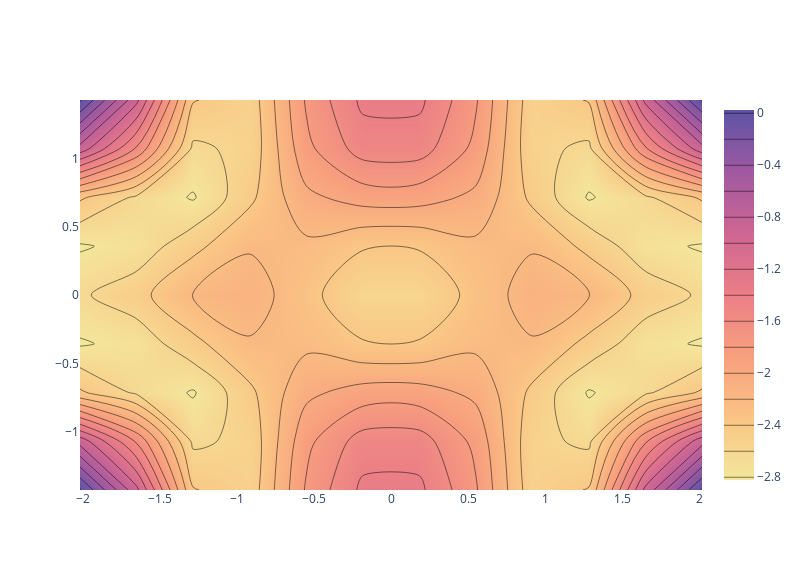

This figure's notebook cell:
### Code cell
fig = go.Figure(data = go.Contour(z = np.real(chargeb), x = np.linspace(-c/2, c/2, 12, endpoint = True), y = np.linspace(-a/2, a/2, 9, endpoint=True), colorscale='sunset', line_smoothing=0.85, contours_coloring='heatmap'))

fig.update_layout(
    autosize=False,
    width=800,
    height=570,
    )

fig.show(dpi = 300)
